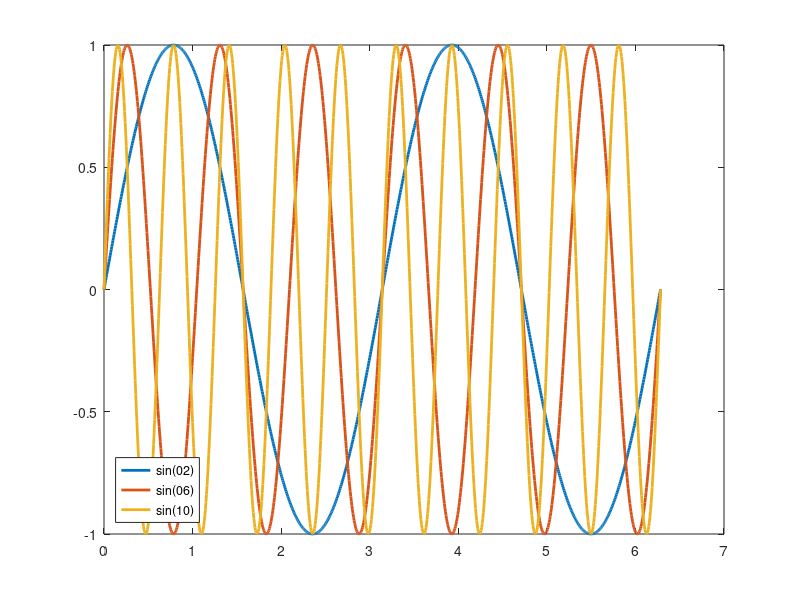

Recreate this plot in MATLAB.
clear variables

x=linspace(0,2*pi,1000);
a=2:4:10; %2,6,10
legendString=cell(length(a),1);

for n=1:length(a)
    
   y(n,:)=sin(a(n).*x);
   legendString{n}=sprintf('sin(%02i)',a(n)); %02="Zeropaddin" nollorframfor 2=storleken pa luckan
end
plot(x,y,'LineWidth',2);
legend(legendString,'Location','SouthWest');